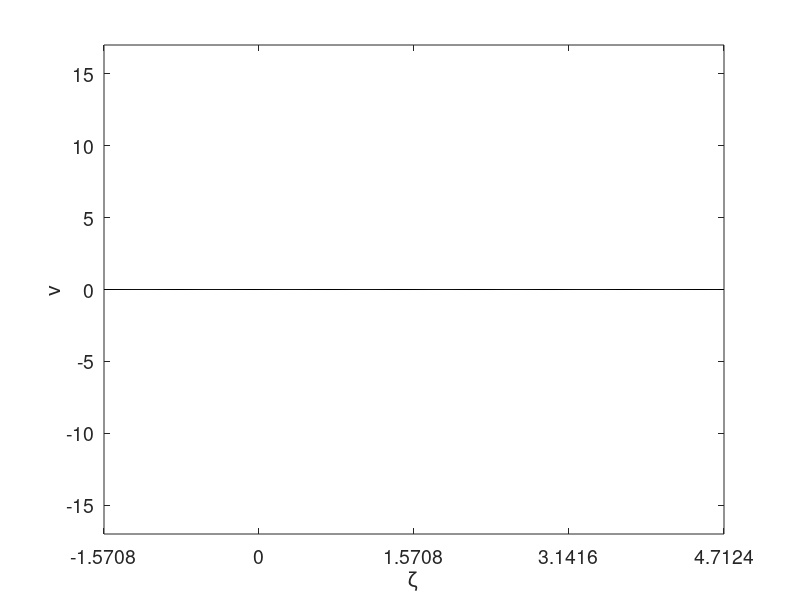

Here is the MATLAB script that generated this plot: (Note: this script raises an error after producing the figure.)
% sase_simulation.m, FEL simulation, V. Ziemann, 240829
clear; close all
addpath /home/ziemann/matlab/elliptic    % needed for elliptic12
a0=1e-8; phi=0; a=a0*exp(1i*phi);    % initial amplitude and phase of laser
jcurr=200;                         % scaled current from Equation 10.32
x0=[pi/2,0]; dx=[2*pi,0.1];      % center and spread of distribution
N=1000;                          % number of particles
Omegas=sqrt(a0);                 % synchrotron frequency
axis_scale=[-pi/2,3*pi/2,-17,17];
ypos=0.95*axis_scale(3)+0.05*axis_scale(4); % where to place text
zeta=-pi/2:0.01:3*pi/2; separatrix=2*Omegas*cos(0.5*(zeta-pi/2+phi));
figure('Name','FEL phase space')
hold off; plot(zeta,separatrix,'k',zeta,-separatrix,'k')
axis(axis_scale); xlabel('\zeta'); ylabel('\nu')
set(gca,'xtick',[-pi/2,0,pi/2,pi,3*pi/2],'fontsize',14, ...
  'xticklabels',{'-\pi/2','0','\pi/2','\pi','3\pi/2'})
hold on;
x1(:,1)=x0(1)+(rand(N,1)-0.5)*dx(1); % initial distribution
x1(:,2)=x0(2)+(rand(N,1)-0.5)*dx(2); 
plot(x1(:,1),x1(:,2),'g.')
title('Initial Distribution')
pause(1); 
nstep=100; dt=1/nstep; tau=(1:nstep)/nstep; % steps along the undulator
tic; data=zeros(nstep,4);  % storage for plot data
for m=1:nstep
  hold off; % draw new image
  Omegas=sqrt(abs(a)); phi=angle(a);  % needed for electron dynamics
  separatrix=2*Omegas*cos(0.5*(zeta-pi/2+phi));
  plot(zeta,separatrix,'k',zeta,-separatrix,'k'); 
  set(gca,'xtick',[-pi/2,0,pi/2,pi,3*pi/2],'fontsize',14, ...
    'xticklabels',{'-\pi/2','0','\pi/2','\pi','3\pi/2'}) 
  axis(axis_scale); xlabel('\zeta'); ylabel('\nu')
  hold on
  parfor k=1:N   % update electron phase space, use "for" or "parfor"
    x1(k,:)=pendulumtracker2_phase(x1(k,:),Omegas,phi,dt);
  end
  plot(x1(:,1),x1(:,2),'r.'); 
  bf=sum(exp(-1i*x1(:,1)))/size(x1,1);  % bunching factor <exp(-i*zeta)>
  a=a-jcurr*bf*dt;                     % update laser field, Eq. 10.32
  text(-1.4,ypos,['bf = ',num2str(bf,'%6.3f'),' '],'fontsize',16) 
  text(pi,ypos,['\tau = ',num2str(tau(m),4),' '],'fontsize',16) 
  data(m,1)=abs(a);
  data(m,2)=angle(a)*180/pi;
  data(m,3)=abs(bf);
  data(m,4)=(abs(a)-a0)/a0;
  title([' abs(a) = ',num2str(abs(a),3),'  gain = ' num2str(data(m,4),3)])
  pause(0.01)
end
toc; growth_theo=0.5*sqrt(3)*(jcurr/2)^(1/3);
mm=0.3*nstep:nstep; p=polyfit(tau(mm)',log(data(mm,1)),1);
growth_rate=p(1);
figure('Name','Parameters along undulator')
% second figure with evolution along the undulator tau=s/L
subplot(4,1,1); plot(tau,data(:,1),'k'); ylabel('abs(a)');
title(['Growth rate [theo/exp] = ',num2str(growth_theo,3),' / ', ...
  num2str(growth_rate,3)])
subplot(4,1,2); plot(tau,data(:,2),'k'); ylabel('phase(a) [deg]');
subplot(4,1,3); plot(tau,data(:,3),'k'); ylabel('<exp(-i\zeta)>');
subplot(4,1,4); plot(tau,data(:,4),'k'); ylabel('Gain');
xlabel('\tau = s/L_u')